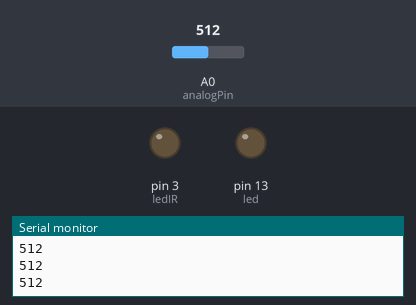
Simulated run of this sketch. Board: Arduino Uno, built with avr-gcc and run on an emulated ATmega328P. Shown: output pins drawn as LEDs (lit = HIGH), the last lines printed to the serial monitor. Dashed ring = blinking. The inputs (shaded band) are chosen by the test bench; at power-on: A0 (analogPin) = 512.

Above: at 1.2 s.
1.3 s: A0 (analogPin) set to 891
2.8 s: A0 (analogPin) set to 907
At 5.6 s:
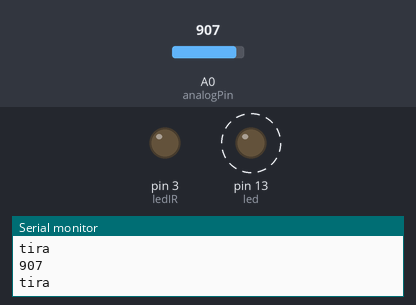
5.8 s: A0 (analogPin) set to 900
At 6.9 s:
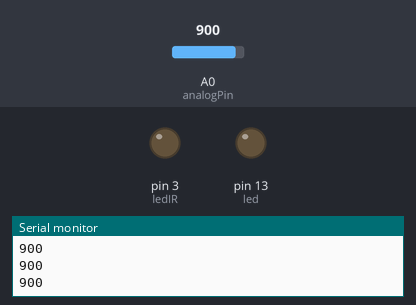
7.3 s: A0 (analogPin) set to 1023
At 8.2 s:
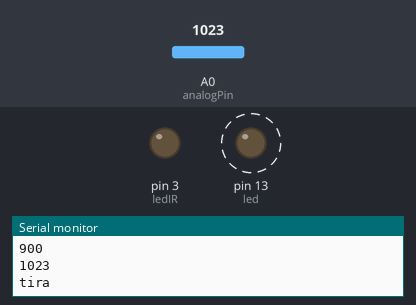
Timing chart, 0 to 11.3 s (numbered marks = the images above; inputs shaded):
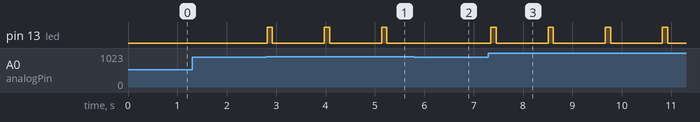

The sketch:

IRSEND.ino
```cpp
#include <IRremote.h> // Biblioteca para controlar o led infravermelho

  IRsend irsend;

  const int led = 13;
  const int ledIR = 3;

  int analogPin = A0;
  int analogResult;

  void setup() {
    pinMode(led, OUTPUT); // saida led
    pinMode(ledIR ,OUTPUT); // saída do infravermelho
    Serial.begin(9600);

  }

  void loop(){
  analogResult = analogRead(analogPin);
  Serial.println(analogResult);
    if (analogResult > 900) {

     digitalWrite(led, HIGH);
      irsend.sendSony(0x2D, 7);   //codigo para a ser enviado ( lido no printcodes ) e 32 nbits (8 dig no codigo = 2^8 = 32)
      delay(40);
      Serial.println("tira");
      digitalWrite(led, LOW);
      delay(1000);
    }

      delay(50);


  }
```

Measured:
- the behaviour switches between 900 and 901 on A0 (analogPin) (found by bisection; images 0 and 1)
- after the input at 2.8 s, pin 13 (led): alternates HIGH for 0.11 s and LOW for 1.1 s, starting at once
- after the input at 5.8 s, pin 13 (led): stays LOW (without the input it goes to HIGH after 0.49 s)
- after the input at 7.3 s, pin 13 (led): alternates HIGH for 0.11 s and LOW for 1.1 s, starting after 0.05 s
